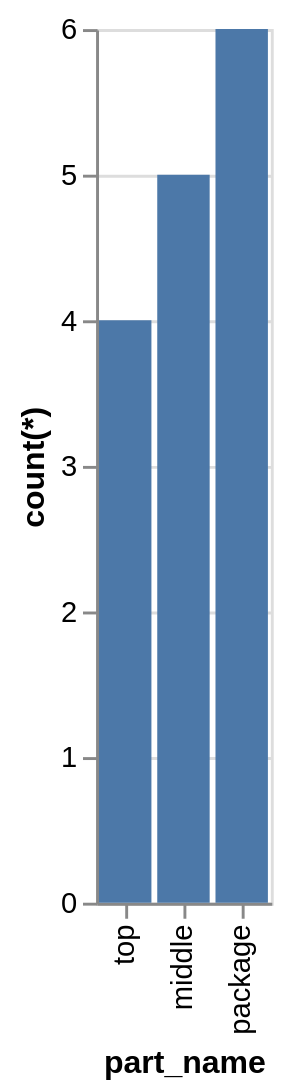

Vega-Lite specification for this chart:
### Vega-Lite specification from a JSON file in a GitHub repository (floating-point values rounded to 4 significant figures)
{"data": {"values": [{"x_data": "top", "y_data": 4}, {"x_data": "middle", "y_data": 5}, {"x_data": "package", "y_data": 6}]}, "mark": "bar", "encoding": {"x": {"field": "x_data", "type": "nominal", "title": "part_name", "sort": {"op": "sum", "field": "y_data", "order": "ascending"}}, "y": {"field": "y_data", "type": "quantitative", "title": "count(*)"}}}
